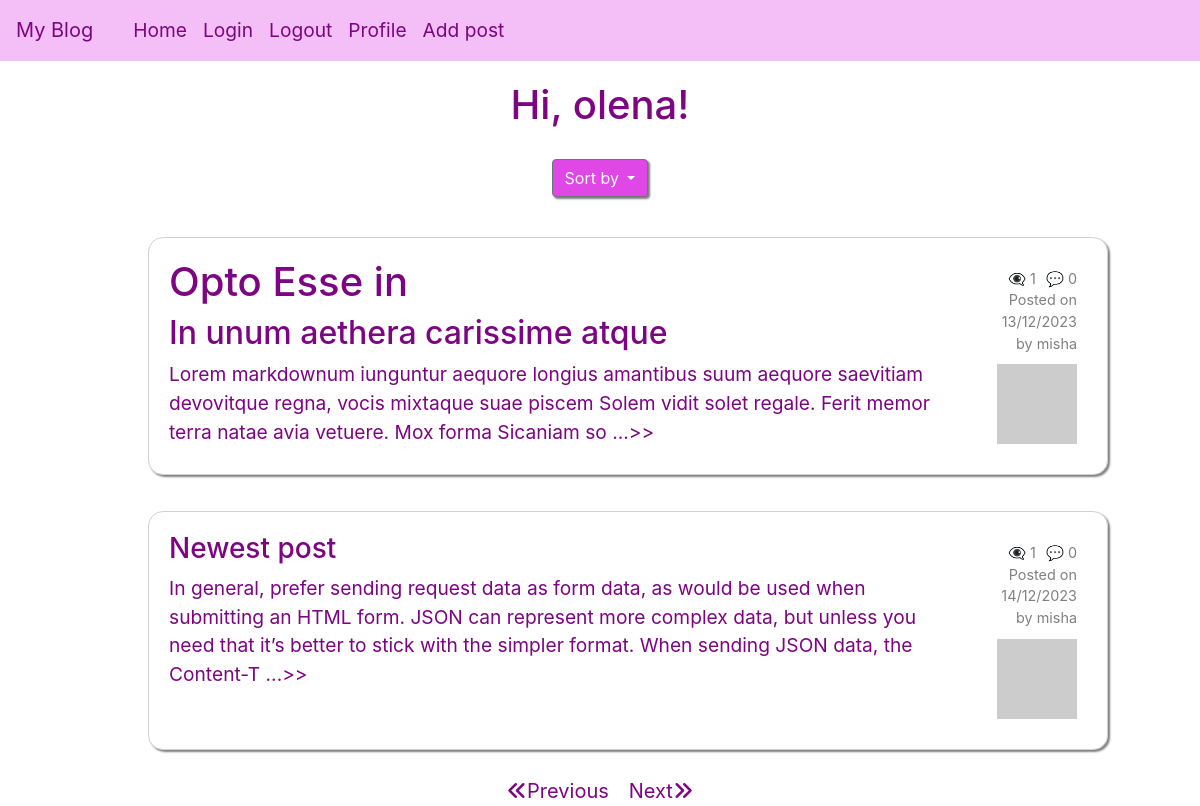
Screenshot of /home?page=2 (signed in) with the database file from the repository.
### app/models/models.py (models this page shows, shortened)
class User(UserMixin, db.Model):
    __tablename__ = "user"
    id = db.Column(db.Integer, primary_key=True)
    username = db.Column(String(64), unique=True, nullable=False)
    email = db.Column(db.String(120), unique=True, nullable=False)
    isAdmin = db.Column(db.Boolean, nullable=False)
    password_hash = db.Column(String(256))
    profile_image = db.Column(String(256))
    info = db.Column(String(256))
    posts = db.relationship('Post', back_populates='user', cascade='all, delete-orphan')
    comments = db.relationship('Comment', back_populates='user', cascade='all, delete-orphan')
    def get_avatar(self, size):
        digest = md5(self.email.lower().encode('utf-8')).hexdigest()
        self.profile_image = f'https://www.gravatar.com/avatar/{digest}?d=identicon&s={size}'
        return self.profile_image

class Post(db.Model):
    __tablename__ = "post"
    id = db.Column(db.Integer, primary_key=True)
    title = db.Column(String(250))
    title_html = db.Column(db.String(250))
    body = db.Column(String(2500))
    body_html = db.Column(db.String(2500))
    timestamp = db.Column(DateTime, default=func.now())
    user_id = db.Column(db.Integer, db.ForeignKey('user.id'), nullable=False)
    user = db.relationship('User', back_populates='posts')
    comments = db.relationship('Comment', back_populates='post', cascade='all, delete-orphan')
    views = db.Column(db.Integer, server_default=str(0))
    def get_comments_length(self):
        commments = Comment.query.filter_by(post_id=self.id).all()
        return len(commments)

### app/routes/routes.py (the view)
@blueprint.route('/', methods=["GET", "POST"])
@blueprint.route('/home', methods=["GET", "POST"])
@login_required
def index():
    page = request.args.get('page', 1, type=int)
    per_page = 2
    posts = Post.query.filter().paginate(page=page, per_page=per_page, error_out=False)
    form = DropdownForm()
    return render_template("index.html", posts=posts, form=form)

### app/templates/index.html (shortened to what this page needs)
{% extends "base.html" %}{% import "bootstrap/wtf.html" as wtf %} {% block
content %} {% if current_user.isAdmin %}
<div class="admin-view-link"><a href="/admin">Admin view</a></div>
<div class="extra">
    <h1 class="greeting">Hi, {{current_user.username }}!</h1>
</div>
{% else %}
<h1 class="greeting">Hi, {{current_user.username }}!</h1>
{% endif %} {% if posts %}
<div class="dropdown">
    <button
        class="btn btn-secondary dropdown-toggle"
        type="button"
        id="dropdownMenuButton"
        data-toggle="dropdown"
        aria-haspopup="true"
        aria-expanded="false"
    >
        Sort by
    </button>
</div>
{% for post in posts %}
<div class="posts">
    <ul>
        <a href="{{url_for('main.post', id=post.id)}}" class="post-link">
            <li class="post">
                <div class="avatar-comment">
                    <div>
                        {% if post.title_html %} {{post.title_html | safe}} {%
                        else %}
                        <h1>{{post.title}}</h1>
                        {% endif %} {{(post.body_html | safe)[0:250]}} ...>>
                    </div>
                </div>
                <div class="comments-date">
                    <div class="comments-views">
                        {% if not post.views%}
                        <p>👁️‍🗨️ 0</p>
                        {% else %}
                        <p>👁️‍🗨️ {{post.views}}</p>
                        {% endif %}
                        <p>💬 {{post.get_comments_length()}}</p>
                    </div>
                    <p>Posted on</p>
                    <p>{{post.timestamp.strftime('%d/%m/%Y')}}</p>
                    by {{post.user.username}}
                    <a href="{{url_for('main.user', username=post.user.username)}}">
                        <img src="{{ post.user.get_avatar(64) }}"
                    /></a>
                </div></li
        ></a>
    </ul>
</div>
{% endfor %}
{% if not sort_by %}
<div class="arrows">
    {% if posts.has_prev %}
    <a href="{{ url_for('main.index', page=posts.prev_num) }}"><i class="fa-solid fa-angles-left"></i>Previous</a>
    {% endif %}
    {% if posts.has_next %}
    <a href="{{ url_for('main.index', page=posts.next_num) }}">Next<i class="fa-solid fa-angles-right"></i>️</a>
    {% endif %}
</div>
{%endif%}
{% else %}
<h4 class="greeting">No posts yet</h4>
<h4 class="greeting">Be the first to create a post</h4>
{% endif %} {% endblock %}

### app/static/style.css (style rules this page uses)
* { margin: 0; box-sizing: border-box; }
html { scroll-behavior: smooth; }
a { cursor: pointer; text-decoration: none; color: rgb(223, 71, 231); }
button, .btn { cursor: pointer; }
.btn { float: right; background: rgb(223, 71, 231); color: white; box-shadow: 2px 2px 2px grey; }
ul { list-style-type: none; margin-left: 1rem; font-size: larger; }
.greeting { text-align: center; color: rgb(125, 4, 131); margin: 20px 0; }
.posts { display: flex; flex-direction: column; align-items: center; }
.post { margin: 10px; border: 1px solid rgba(128, 128, 128, 0.364); border-radius: 15px; padding: 20px; box-shadow: 2px 2px 2px grey; width: 80vw; display: grid; grid-template-columns: 5fr 1fr; grid-template-rows: 1fr; }
.comments-date, .comments-date a { display: flex; flex-direction: column; font-size: 0.9rem; align-items: flex-end; justify-content: flex-start; color: grey; padding: 5px; }
.comments-views { display: flex; flex-direction: row; font-size: 0.9rem; justify-content: center; gap: 10px; }
.avatar-comment { display: flex; gap: 20px; align-items: center; color: rgb(125, 4, 131); }
.avatar-comment p { margin: 0; }
.comments-date p { display: flex; flex-direction: column; align-items: flex-end; margin: 0px; }
.dropdown { display: flex; justify-content: center; margin: 30px 0; }
.arrows { display: flex; justify-content: center; font-size: 20px; gap: 20px; }
.arrows a { color: rgb(125, 4, 131); }

### rows the page displays
User: username "olena"
Post: title_html "Opto Esse in", body_html "In unum aethera carissime atque Lorem markdownum iunguntur aequore longius amantibus suum aequore saevitiam devovitque regna, vocis mixtaque suae piscem Solem vidit solet regale. Ferit memor terra natae avia vetuere. Mox forma Sicaniam so", views "1", get_comments_length "0", timestamp "13/12/2023", user.username "misha"
Post: title_html "Newest post", body_html "In general, prefer sending request data as form data, as would be used when submitting an HTML form. JSON can represent more complex data, but unless you need that it’s better to stick with the simpler format. When sending JSON data, the Content-T", views "1", get_comments_length "0", timestamp "14/12/2023", user.username "misha"
